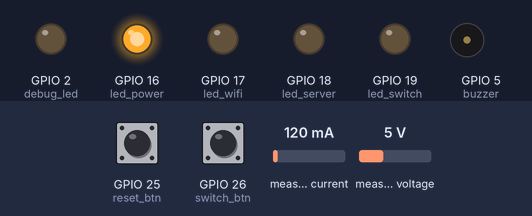
The sketch below on a simulated ESP32. Parts: output pins drawn as LEDs (lit = HIGH), buzzer (waves = sounding, pin HIGH). The test bench sets the inputs (shaded band); at power-on: GPIO 25 (reset_btn) HIGH, GPIO 26 (switch_btn) HIGH, measured current 120 mA, measured voltage 5 V. WiFi joins after 1.5 s; servers stay silent unless stated; EEPROM starts erased. At 21.5 s the program restarts the board; the recording ends there.

Above: at 1.2 s.
1.3 s: GPIO 25 (reset_btn) pulled LOW for 0.15 s
At 2.7 s:
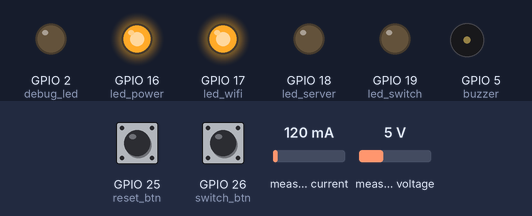
8.1 s: GPIO 26 (switch_btn) pulled LOW for 1 s
At 9.3 s:
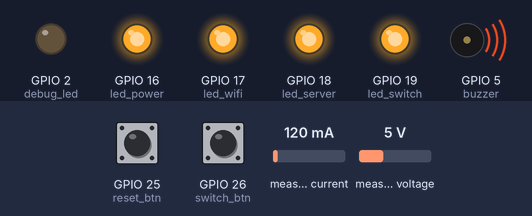
15.3 s: GPIO 25 (reset_btn) driven LOW and GPIO 26 (switch_btn) driven LOW
At 20.4 s:
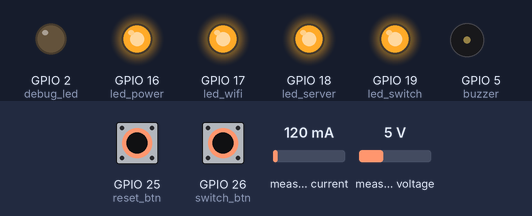
Timing chart, 0 to 21.5 s (numbered marks = the images above; inputs shaded):
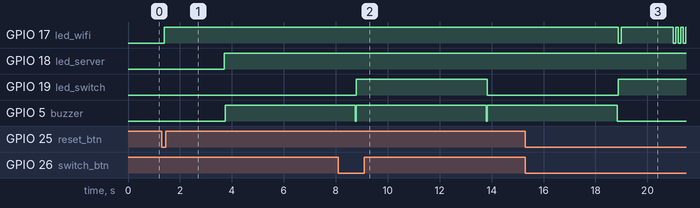

The sketch:

Transmitter__ESP32_.ino
```cpp
//IO Pins
#define relay 4
#define buzzer 5
#define led_power 16
#define led_wifi 17
#define led_server 18
#define led_switch 19
#define reset_btn 25
#define switch_btn 26
#define debug_btn 0
#define debug_led 2

//Virtual IO Pins
#define vpin_info V0
#define vpin_current V1
#define vpin_voltage V2
#define vpin_power V3
#define vpin_relay V4

//Blynk Auth
#define BLYNK_TEMPLATE_ID "TMPL3LSVIFBUN"
#define BLYNK_TEMPLATE_NAME "Oorja Power Monitoring System"
#define BLYNK_AUTH_TOKEN "Yn6PKSG9E39eO3DJLTCsv-XpxmhMrXuW"


//Libraries
#include <WiFi.h>
#include <WiFiClient.h>
#include "WiFiProv.h"
#include <Preferences.h>
#include <BlynkSimpleEsp32.h>
#include <PZEM004Tv30.h>


//Wi-Fi Provisioning Variables
const char * pop = "Esp_TX32";
const char * service_name = "PROV_espTX";
const char * service_key = NULL;
bool reset_provisioned = false;

//Blynk Variables
char auth[] = BLYNK_AUTH_TOKEN;
int server_flag;

//IO Variables
bool btn_state = LOW;
bool relay_state = LOW;
bool debug;

//PZEM Variables
float current = 0;
float voltage = 0;
float power = 0;
float pf = 0;
float frequency = 0;


//Instances
PZEM004Tv30 pzem(Serial2, 3, 1);
BlynkTimer timer;
Preferences pref;


//Get Relay State from Blynk
BLYNK_WRITE(vpin_relay) {
  relay_state = param.asInt();
  digitalWrite(relay, !relay_state);
  digitalWrite(led_switch, relay_state);
  pref.putBool("Relay", relay_state);
}


//Wi-Fi Provisioning
void SysProvEvent(arduino_event_t *sys_event) {
    switch (sys_event->event_id) {

      case ARDUINO_EVENT_PROV_START:
        if (debug) Serial.println("No previous networks found\nInitialising Wi-Fi provissioning\nGive Credentials of your access point using smartphone app");
        break;

      case ARDUINO_EVENT_PROV_CRED_RECV: {
        if (debug) Serial.println("\nReceived Wi-Fi credentials");
        if (debug) Serial.print("\tSSID : ");
        if (debug) Serial.println((const char *) sys_event->event_info.prov_cred_recv.ssid);
        if (debug) Serial.print("\tPassword : ");
        if (debug) Serial.println((char const *) sys_event->event_info.prov_cred_recv.password);
        if (debug) Serial.println("");
        break;
      }

      case ARDUINO_EVENT_WIFI_STA_GOT_IP:
        if (debug) Serial.print("Wi-Fi Connected.\n\tIP address : ");
        if (debug) Serial.println(IPAddress(sys_event->event_info.got_ip.ip_info.ip.addr));
        digitalWrite(led_wifi, HIGH);
        break;

      case ARDUINO_EVENT_WIFI_STA_DISCONNECTED:
        if (debug) Serial.println("Wi-Fi Disconnected");
        digitalWrite(led_wifi, LOW);

      case ARDUINO_EVENT_PROV_CRED_FAIL: {
        if (debug) Serial.println("Provisioning failed!");
        if(sys_event->event_info.prov_fail_reason == WIFI_PROV_STA_AUTH_ERROR) {
          if (debug) Serial.println("Wi-Fi password incorrect");
          if (debug) Serial.println("Resetting WiFi provissioning");
          wifi_prov_mgr_reset_provisioning();
          ESP.restart();
        }
        else {
          if (debug) Serial.println("Wi-Fi AP not found.");
          if (debug) Serial.println("kindly check your Access Point");
        }
        break;
      }

      case ARDUINO_EVENT_PROV_CRED_SUCCESS:
        if (debug) Serial.println("Provisioning Successful");
        break;

      default: break;
    }
}


//Check Blynk Status
void checkBlynkStatus() {
  bool isconnected = Blynk.connected();
  if (isconnected != pref.getBool("server")){
    if (isconnected == false) {
      server_flag = 0;
      digitalWrite(led_server, LOW);
      if (debug) Serial.println("Blynk Not Connected");
    }
    if (isconnected == true) {
      server_flag = 1;
      digitalWrite(led_server, HIGH);
      if (debug) Serial.println("Blynk Connected");
    }

    pref.putBool("server", isconnected);

  }
}


//Sync Virtual Values with Blynk
BLYNK_CONNECTED() {
  Blynk.virtualWrite(vpin_relay, relay_state);
  Blynk.syncVirtual(vpin_info);
  Blynk.syncVirtual(vpin_current);
  Blynk.syncVirtual(vpin_voltage);
  Blynk.syncVirtual(vpin_power);
}


//Reading PZEM Sensors
void emon() {
  voltage = pzem.voltage();
  if(isnan(voltage)){
    voltage = 0.0;
    if (debug) Serial.println("Error calculating Voltage");
    Blynk.logEvent("sensor_malfunction");
  }

  current = pzem.current();
  if(isnan(current)){
    current = 0.000;
    if (debug) Serial.println("Error calculating Current");
    Blynk.logEvent("sensor_malfunction");
  }

  power = pzem.power();
  if(isnan(power)){
    power = 0.0;
    if (debug) Serial.println("Error calculating Power");
    Blynk.logEvent("sensor_malfunction");
  }

  pf = pzem.pf();
  if(isnan(pf)){
    pf = 0.0;
    if (debug) Serial.println("Error calculating Power Factor");
    Blynk.logEvent("sensor_malfunction");
  }

  frequency = pzem.frequency();
  if(isnan(frequency)){
    frequency = 0.0;
    if (debug) Serial.println("Error calculating Frequency");
    Blynk.logEvent("sensor_malfunction");
  }
}


//Sending sensor value to Blynk
void transmit() {
  if (server_flag == 1) {
    emon();

    Blynk.virtualWrite(vpin_current, current);
    Blynk.virtualWrite(vpin_voltage, voltage);
    Blynk.virtualWrite(vpin_power, power);

    String pfs = String(pf,2);
    String frs = String(frequency,1);
    String info = String("pf = " + pfs + " Frequency = " + frs + " Hz");

    Blynk.virtualWrite(vpin_info, info);
  }

}


//Manually switching the circuit
void switch_relay() {
  if (digitalRead(switch_btn) == LOW && btn_state == LOW) {
      digitalWrite(relay, LOW);
      relay_state = HIGH;
      btn_state = HIGH;
      pref.putBool("Relay", relay_state);

      if (server_flag == 1) {
        Blynk.virtualWrite(vpin_relay, relay_state);
      }

      digitalWrite(led_switch, HIGH);
      if (debug) Serial.println("Switch on");
    }

  if (digitalRead(switch_btn) == HIGH && btn_state == HIGH) {
      digitalWrite(relay, HIGH);
      relay_state = LOW;
      btn_state = LOW;
      pref.putBool("Relay", relay_state);

      if (server_flag == 1) {
        Blynk.virtualWrite(vpin_relay, relay_state);
      }

      digitalWrite(led_switch, LOW);
      if (debug) Serial.println("Switch off");
    }

}


//Getting relay states and syncing with blynk
void RelayState() {
  relay_state = pref.getBool("Relay");
  digitalWrite(relay, !relay_state);
  digitalWrite(led_switch, relay_state);

  if (server_flag == 1) {
    Blynk.virtualWrite(vpin_relay, relay_state);
  }
}


//Main Setup
void setup() {

  Serial.begin(115200);

  pinMode(led_power, OUTPUT);
  digitalWrite(led_power, HIGH);

  pinMode(led_wifi, OUTPUT);
  digitalWrite(led_wifi, LOW);

  pinMode(led_server, OUTPUT);
  digitalWrite(led_server, LOW);

  pinMode(led_switch, OUTPUT);
  digitalWrite(led_switch, LOW);

  pinMode(debug_led, OUTPUT);

  pinMode(buzzer, OUTPUT);
  pinMode(relay, INPUT);
  pinMode(reset_btn, INPUT_PULLUP);

  pref.begin("State", false);
  debug = pref.getBool("debug");
  if (debug) digitalWrite(led_power, HIGH);

  if (debug) digitalWrite(debug_led, HIGH);
  if (!debug) digitalWrite(debug_led, LOW);

  if (debug) Serial.println("Booting");

  if (debug) Serial.println("Initialising Wi-Fi");
  WiFi.onEvent(SysProvEvent);
  if (debug) Serial.println("Searching for previous networks");

  digitalWrite(led_power, HIGH);

  pinMode(switch_btn, INPUT_PULLUP);
  digitalWrite(relay, !relay_state);

  WiFiProv.beginProvision(WIFI_PROV_SCHEME_SOFTAP, WIFI_PROV_SCHEME_HANDLER_NONE, WIFI_PROV_SECURITY_1, pop, service_name, service_key);
  log_d("wifi qr");
  if (debug) WiFiProv.printQR(service_name, pop, "softap");

  digitalWrite(led_power, LOW);

  Blynk.config(auth);
  pref.putBool("server", false);

  timer.setInterval(1000L, checkBlynkStatus);
  timer.setInterval(1000L, transmit);
  RelayState();

  if (debug) Serial.println("Successfully Booted");
  if (debug) Serial.println("Wi-Fi Disconnected");
  if (debug) Serial.println("Blynk Not Connected");
  digitalWrite(led_power, HIGH);

}


//Main Loop
void loop() {

  Blynk.run();
  timer.run();
  switch_relay();


  //Reset Wi-Fi Provisioning
  if (!digitalRead(reset_btn)) {
    digitalWrite(led_wifi, LOW);
    delay(100);
    digitalWrite(led_wifi, HIGH);
    delay(2000);
    if (!digitalRead(reset_btn)) {
      if (debug) Serial.println("Reseting Wi-Fi Provisioning");

      digitalWrite(led_wifi, LOW);
      delay(100);
      digitalWrite(led_wifi, HIGH);
      delay(100);
      digitalWrite(led_wifi, LOW);
      delay(100);
      digitalWrite(led_wifi, HIGH);
      delay(100);
      digitalWrite(led_wifi, LOW);
      delay(100);
      digitalWrite(led_wifi, HIGH);

      wifi_prov_mgr_reset_provisioning();

      if (debug) Serial.println("Rebooting the ESP");
      ESP.restart();
      Blynk.disconnect();
    }
  }


  //Debug Mode
  if (!digitalRead(debug_btn)) {
    if(!debug) {
      digitalWrite(debug_led, HIGH);
      delay(50);
      digitalWrite(debug_led, LOW);
      delay(50);
      digitalWrite(debug_led, HIGH);
      delay(50);
      digitalWrite(debug_led, LOW);
      delay(2000);
      if (!digitalRead(debug_btn)) {
        digitalWrite(debug_led, HIGH);
        pref.putBool("debug", true);
        ESP.restart();
        Blynk.disconnect();
      }
    }

    if(debug) {
      digitalWrite(debug_led, LOW);
      delay(50);
      digitalWrite(debug_led, HIGH);
      delay(50);
      digitalWrite(debug_led, LOW);
      delay(50);
      digitalWrite(debug_led, HIGH);
      delay(2000);
      if (!digitalRead(debug_btn)) {
        digitalWrite(debug_led, LOW);
        pref.putBool("debug", false);
        ESP.restart();
        Blynk.disconnect();
      }
    }
  }


  //Over Current protection
  if (current > 9.9) {
    relay_state = LOW;
    digitalWrite(relay, !relay_state);
    pref.putBool("relay", relay_state);
    digitalWrite(buzzer, HIGH);
    delay(5000);
    digitalWrite(buzzer, LOW);
  }


  // Over Voltage protection
  if (voltage > 225) {
    relay_state = LOW;
    digitalWrite(relay, !relay_state);
    pref.putBool("relay", relay_state);
    digitalWrite(buzzer, HIGH);
    delay(5000);
    digitalWrite(buzzer, LOW);
  }

}
```

Measured:
- after the input at 1.3 s, GPIO 17 (led_wifi): LOW → HIGH after 0.10 s; GPIO 18 (led_server): LOW → HIGH after 2.4 s instead of 0.70 s
- after the input at 8.1 s, GPIO 19 (led_switch): LOW → HIGH after 0.69 s, → LOW 5.0 s later
- after the input at 15.3 s, GPIO 17 (led_wifi): HIGH → LOW after 3.6 s, → HIGH 0.10 s later, → LOW 2.0 s later, → HIGH 0.10 s later, … (8 changes in this stretch); GPIO 19 (led_switch): LOW → HIGH after 3.6 s; GPIO 5 (buzzer): goes on until 18.8 s, then stays LOW
- by itself, GPIO 5 (buzzer): alternates HIGH for 5.0 s and LOW for 0.05 s
